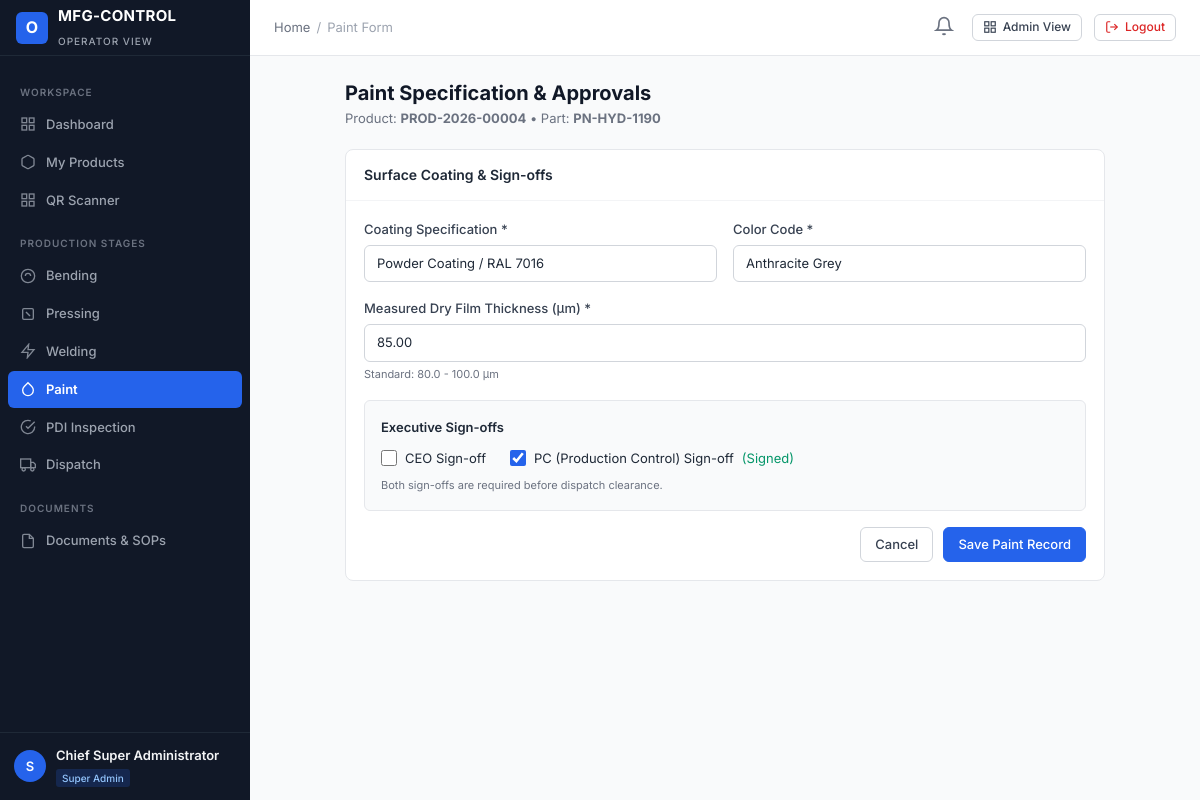
The page /user-panel/paint/PROD-2026-00004/ (signed in) on the database its author committed.
### apps/accounts/models.py (models this page shows, shortened)
class User(AbstractUser):
    email = models.EmailField(_('email address'), unique=True, db_index=True)
    full_name = models.CharField(_('full name'), max_length=150, blank=True)
    employee_id = models.CharField(_('employee ID'), max_length=50, unique=True, db_index=True)
    phone = models.CharField(_('phone number'), max_length=25, blank=True)
    role = models.CharField(_('role'), max_length=50, choices=UserRole.choices, default=UserRole.USER, db_index=True)
    status = models.CharField(_('status'), max_length=20, choices=UserStatus.choices, default=UserStatus.ACTIVE, db_index=True)
    department = models.CharField(_('department'), max_length=100, blank=True)
    designation = models.CharField(_('designation'), max_length=100, blank=True)
    profile_image = models.ImageField(upload_to='profiles/', blank=True, null=True)
    assigned_admin = models.ForeignKey(
        'self',
        on_delete=models.SET_NULL,
        null=True,
        blank=True,
        related_name='assigned_users',
        help_text=_('Admin managing this user')
    )
    production_stage = models.CharField(
        _('production stage'),
        max_length=50,
        blank=True,
        help_text=_('Current assigned primary production stage, e.g. BENDING, PRESSING')
    )
    production_line = models.CharField(_('production line'), max_length=50, blank=True)
    shift = models.CharField(_('shift'), max_length=50, blank=True)
    notes = models.TextField(_('notes'), blank=True)
    created_at = models.DateTimeField(auto_now_add=True)
    updated_at = models.DateTimeField(auto_now=True)
    objects = CustomUserManager()
    USERNAME_FIELD = 'email'
    REQUIRED_FIELDS = ['username', 'employee_id']
    class Meta:
        verbose_name = _('User')
        verbose_name_plural = _('Users')
        ordering = ['-created_at']
    @property
    def is_super_admin(self):
        return self.role == UserRole.SUPER_ADMIN or self.is_superuser
    @property
    def is_admin_user(self):
        return self.role in [UserRole.SUPER_ADMIN, UserRole.ADMIN]
    @property
    def is_operator(self):
        return not self.is_admin_user

### apps/products/models.py (models this page shows, shortened)
class Product(models.Model):
    product_id = models.CharField(max_length=50, unique=True, db_index=True)
    product_name = models.CharField(max_length=200)
    part_number = models.CharField(max_length=100, db_index=True)
    customer = models.CharField(max_length=150)
    model = models.CharField(max_length=100, blank=True)
    batch_number = models.CharField(max_length=100, blank=True)
    production_date = models.DateField(default=timezone.now)
    assigned_admin = models.ForeignKey(
        settings.AUTH_USER_MODEL,
        on_delete=models.SET_NULL,
        null=True,
        blank=True,
        related_name='administered_products'
    )
    assigned_user = models.ForeignKey(
        settings.AUTH_USER_MODEL,
        on_delete=models.SET_NULL,
        null=True,
        blank=True,
        related_name='assigned_products'
    )
    current_stage = models.CharField(
        max_length=50,
        choices=StageChoices.choices,
        default=StageChoices.BENDING,
        db_index=True
    )
    status = models.CharField(
        max_length=50,
        choices=ProductStatus.choices,
        default=ProductStatus.PENDING,
        db_index=True
    )
    priority = models.CharField(
        max_length=20,
        choices=PriorityChoices.choices,
        default=PriorityChoices.MEDIUM
    )
    qr_code_image = models.ImageField(upload_to='qr_codes/', blank=True, null=True)
    qr_data = models.TextField(blank=True)
    created_at = models.DateTimeField(auto_now_add=True)
    updated_at = models.DateTimeField(auto_now=True)
    class Meta:
        ordering = ['-created_at']
        indexes = [
            models.Index(fields=['current_stage', 'status']),
            models.Index(fields=['customer', 'batch_number']),
        ]

### apps/production/models.py (models this page shows, shortened)
class PaintRecord(models.Model):
    product = models.OneToOneField('products.Product', on_delete=models.CASCADE, related_name='paint_record')
    paint_specification = models.CharField(max_length=150, default='Powder Coating / RAL 7016')
    color_code = models.CharField(max_length=50, default='Anthracite Grey')
    thickness_microns = models.DecimalField(max_digits=6, decimal_places=2, default=85.00)
    ceo_approved = models.BooleanField(default=False)
    ceo_approved_by = models.ForeignKey(settings.AUTH_USER_MODEL, on_delete=models.SET_NULL, null=True, blank=True, related_name='ceo_paint_approvals')
    ceo_approval_date = models.DateTimeField(null=True, blank=True)
    ceo_remarks = models.TextField(blank=True)
    pc_approved = models.BooleanField(default=False)
    pc_approved_by = models.ForeignKey(settings.AUTH_USER_MODEL, on_delete=models.SET_NULL, null=True, blank=True, related_name='pc_paint_approvals')
    pc_approval_date = models.DateTimeField(null=True, blank=True)
    pc_remarks = models.TextField(blank=True)
    status = models.CharField(max_length=30, choices=ProcessStatus.choices, default=ProcessStatus.PENDING)
    completed_at = models.DateTimeField(null=True, blank=True)
    created_at = models.DateTimeField(auto_now_add=True)
    updated_at = models.DateTimeField(auto_now=True)

### user_panel/views.py (the view, shortened to what this page needs)
# urls.py: path('paint/<str:product_id>/', views.paint_submit_view, name='user_paint_submit'),
@login_required
@permission_required_custom('paint', 'edit')
def paint_submit_view(request, product_id):
    product = get_object_or_404(Product, product_id=product_id)
    record = getattr(product, 'paint_record', None)
    return render(request, 'user_panel/paint_form.html', {'product': product, 'record': record})

### apps/notifications/context_processors.py (called while the page is built)
def notifications_processor(request):
    if not request.user.is_authenticated:
        return {'unread_notifications_count': 0, 'recent_notifications': []}
    unread_count = Notification.objects.filter(recipient=request.user, is_read=False).count()
    recent = Notification.objects.filter(recipient=request.user)[:5]
    return {
        'unread_notifications_count': unread_count,
        'recent_notifications': recent,
    }

### apps/permissions/context_processors.py (called while the page is built, shortened)
def permissions_processor(request):
    modules = get_user_modules(request.user)
    def can_access_fn(module, action='view'):
        return has_permission(request.user, module, action)
    return {
        'user_modules': modules,
        'user_is_super_admin': request.user.is_super_admin,
        'user_is_admin': request.user.is_admin_user,
        'user_is_operator': request.user.is_operator,
        'can_access': can_access_fn,
    }

### apps/permissions/services.py (called while the page is built, shortened)
def has_permission(user, module, action='view'):
    if not user or not user.is_authenticated:
        return False
    if user.status != 'ACTIVE':
        return False
    if user.is_super_admin:
        return True

def get_user_modules(user):
    if not user or not user.is_authenticated:
        return {}
    all_modules = [m[0] for m in MODULE_CHOICES]
    if user.is_super_admin:
        return {m: ['view', 'create', 'edit', 'delete', 'approve', 'export'] for m in all_modules}

### user_panel/templates/user_panel/paint_form.html (shortened to what this page needs)
{% extends "user_panel/base_user.html" %}
{% block breadcrumb_active %}Paint Form{% endblock %}
{% block content %}
<div style="max-width: 760px; margin: 0 auto;">
    <div style="margin-bottom: 20px;">
        <h1 class="page-title">Paint Specification & Approvals</h1>
        <p class="page-subtitle">Product: <strong>{{ product.product_id }}</strong> &bull; Part: <strong>{{ product.part_number }}</strong></p>
    </div>
    <div class="card">
        <div class="card-header">
            <h3 class="card-title">Surface Coating & Sign-offs</h3>
        </div>
        <div class="card-body">
            <form method="post">
                <div class="form-row">
                    <div class="form-group">
                        <label class="form-label">Coating Specification *</label>
                        <input type="text" name="paint_specification" class="form-control" value="{{ record.paint_specification|default:'Powder Coating / High Durability' }}" required>
                    </div>
                    <div class="form-group">
                        <label class="form-label">Color Code *</label>
                        <input type="text" name="color_code" class="form-control" value="{{ record.color_code|default:'RAL 7016 Anthracite Grey' }}" required>
                    </div>
                </div>
                <div class="form-group">
                    <label class="form-label">Measured Dry Film Thickness (&mu;m) *</label>
                    <input type="number" step="0.1" name="thickness_microns" class="form-control" value="{{ record.thickness_microns|default:'85.0' }}" required>
                    <span style="font-size: 11px; color: #6b7280;">Standard: 80.0 - 100.0 &mu;m</span>
                </div>
                <div style="background: #f9fafb; border: 1px solid #e5e7eb; border-radius: 6px; padding: 16px; margin: 16px 0;">
                    <div style="font-size: 13px; font-weight: 600; color: #1f2937; margin-bottom: 10px;">Executive Sign-offs</div>
                    <div style="display: flex; gap: 24px; flex-wrap: wrap;">
                        <label style="display: flex; align-items: center; gap: 8px; font-size: 13px; cursor: pointer;">
                            <input type="checkbox" name="ceo_approved" class="checkbox-custom" {% if record.ceo_approved %}checked{% endif %}>
                            CEO Sign-off {% if record.ceo_approved %}<span style="color:#059669;">(Signed)</span>{% endif %}
                        </label>
                        <label style="display: flex; align-items: center; gap: 8px; font-size: 13px; cursor: pointer;">
                            <input type="checkbox" name="pc_approved" class="checkbox-custom" {% if record.pc_approved %}checked{% endif %}>
                            PC (Production Control) Sign-off {% if record.pc_approved %}<span style="color:#059669;">(Signed)</span>{% endif %}
                        </label>
                    </div>
                    <div style="font-size: 11px; color: #6b7280; margin-top: 8px;">
                        Both sign-offs are required before dispatch clearance.
                    </div>
                </div>
                <div style="display: flex; gap: 10px; justify-content: flex-end;">
                    <a href="/user-panel/paint/" class="btn btn-secondary">Cancel</a>
                    <button type="submit" class="btn btn-primary">Save Paint Record</button>
                </div>
            </form>
        </div>
    </div>
</div>
{% endblock %}

### user_panel/templates/user_panel/base_user.html
{% extends "base.html" %}
{% block sidebar %}
<aside class="app-sidebar">
    <div class="sidebar-header">
        <div class="brand-icon">O</div>
        <div class="brand-title">
            <span>MFG-CONTROL</span>
            <span class="brand-subtitle">Operator View</span>
        </div>
    </div>
    <div class="sidebar-scroll">
        <div class="sidebar-section-title">Workspace</div>
        <a href="/user-panel/dashboard/" class="nav-link {% if request.path == '/user-panel/dashboard/' or request.path == '/user-panel/' %}active{% endif %}">
            <svg viewBox="0 0 24 24" fill="none" stroke="currentColor" stroke-width="2"><rect x="3" y="3" width="7" height="7"></rect><rect x="14" y="3" width="7" height="7"></rect><rect x="14" y="14" width="7" height="7"></rect><rect x="3" y="14" width="7" height="7"></rect></svg>
            Dashboard
        </a>
        <a href="/user-panel/my-products/" class="nav-link {% if '/user-panel/my-products/' in request.path %}active{% endif %}">
            <svg viewBox="0 0 24 24" fill="none" stroke="currentColor" stroke-width="2"><path d="M21 16V8a2 2 0 0 0-1-1.73l-7-4a2 2 0 0 0-2 0l-7 4A2 2 0 0 0 3 8v8a2 2 0 0 0 1 1.73l7 4a2 2 0 0 0 2 0l7-4A2 2 0 0 0 21 16z"></path></svg>
            My Products
        </a>
        <a href="/user-panel/scanner/" class="nav-link {% if '/user-panel/scanner/' in request.path %}active{% endif %}">
            <svg viewBox="0 0 24 24" fill="none" stroke="currentColor" stroke-width="2"><rect x="3" y="3" width="7" height="7"></rect><rect x="14" y="3" width="7" height="7"></rect><rect x="14" y="14" width="7" height="7"></rect><rect x="3" y="14" width="7" height="7"></rect></svg>
            QR Scanner
        </a>
        <div class="sidebar-section-title">Production Stages</div>
        {% if user_is_super_admin or user_is_admin or 'bending' in user_modules or user.production_stage == 'BENDING' %}
        <a href="/user-panel/bending/" class="nav-link {% if '/user-panel/bending/' in request.path %}active{% endif %}">
            <svg viewBox="0 0 24 24" fill="none" stroke="currentColor" stroke-width="2"><circle cx="12" cy="12" r="10"></circle><path d="M8 12a4 4 0 0 1 8 0"></path></svg>
            Bending
        </a>
        {% endif %}
        {% if user_is_super_admin or user_is_admin or 'pressing' in user_modules or user.production_stage == 'PRESSING' %}
        <a href="/user-panel/pressing/" class="nav-link {% if '/user-panel/pressing/' in request.path %}active{% endif %}">
            <svg viewBox="0 0 24 24" fill="none" stroke="currentColor" stroke-width="2"><rect x="4" y="4" width="16" height="16" rx="2"></rect><line x1="9" y1="9" x2="15" y2="15"></line></svg>
            Pressing
        </a>
        {% endif %}
        {% if user_is_super_admin or user_is_admin or 'welding' in user_modules or user.production_stage == 'WELDING' %}
        <a href="/user-panel/welding/" class="nav-link {% if '/user-panel/welding/' in request.path %}active{% endif %}">
            <svg viewBox="0 0 24 24" fill="none" stroke="currentColor" stroke-width="2"><polygon points="13 2 3 14 12 14 11 22 21 10 12 10 13 2"></polygon></svg>
            Welding
        </a>
        {% endif %}
        {% if user_is_super_admin or user_is_admin or 'paint' in user_modules or user.production_stage == 'PAINT' %}
        <a href="/user-panel/paint/" class="nav-link {% if '/user-panel/paint/' in request.path %}active{% endif %}">
            <svg viewBox="0 0 24 24" fill="none" stroke="currentColor" stroke-width="2"><path d="M12 2.69l5.66 5.66a8 8 0 1 1-11.31 0z"></path></svg>
            Paint
        </a>
        {% endif %}
        {% if user_is_super_admin or user_is_admin or 'pdi' in user_modules or user.production_stage == 'PDI' %}
        <a href="/user-panel/pdi/" class="nav-link {% if '/user-panel/pdi/' in request.path %}active{% endif %}">
            <svg viewBox="0 0 24 24" fill="none" stroke="currentColor" stroke-width="2"><path d="M22 11.08V12a10 10 0 1 1-5.93-9.14"></path><polyline points="22 4 12 14.01 9 11.01"></polyline></svg>
            PDI Inspection
        </a>
        {% endif %}
        {% if user_is_super_admin or user_is_admin or 'dispatch' in user_modules or user.production_stage == 'DISPATCH' %}
        <a href="/user-panel/dispatch/" class="nav-link {% if '/user-panel/dispatch/' in request.path %}active{% endif %}">
            <svg viewBox="0 0 24 24" fill="none" stroke="currentColor" stroke-width="2"><rect x="1" y="3" width="15" height="13"></rect><polygon points="16 8 20 8 23 11 23 16 16 16 16 8"></polygon><circle cx="5.5" cy="18.5" r="2.5"></circle><circle cx="18.5" cy="18.5" r="2.5"></circle></svg>
            Dispatch
        </a>
        {% endif %}
        <div class="sidebar-section-title">Documents</div>
        <a href="/user-panel/documents/" class="nav-link {% if '/user-panel/documents/' in request.path %}active{% endif %}">
            <svg viewBox="0 0 24 24" fill="none" stroke="currentColor" stroke-width="2"><path d="M14 2H6a2 2 0 0 0-2 2v16a2 2 0 0 0 2 2h12a2 2 0 0 0 2-2V8z"></path><polyline points="14 2 14 8 20 8"></polyline></svg>
            Documents & SOPs
        </a>
    </div>
    <div class="sidebar-user">
        <div class="user-avatar">{{ user.username|slice:":1"|upper }}</div>
        <div class="user-info">
            <div class="user-name">{{ user.full_name|default:user.username }}</div>
            <span class="user-role-badge">{{ user.get_role_display }}</span>
        </div>
    </div>
</aside>
{% endblock %}

### rows shown on the page
User: username "S", full_name "Chief Super Administrator", role "Super Admin"
Product: product_id "PROD-2026-00004", part_number "PN-HYD-1190"
PaintRecord: paint_specification "Powder Coating / RAL 7016", color_code "Anthracite Grey", thickness_microns "85.00", pc_approved "☑"
